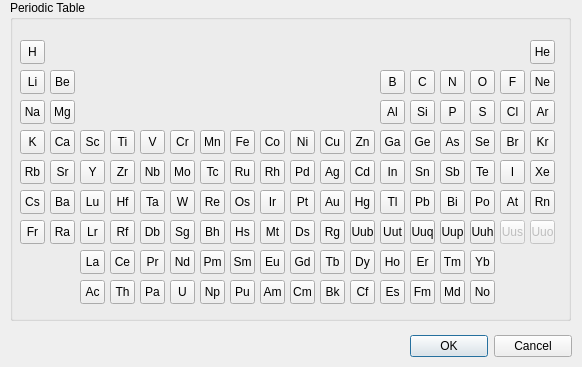
<ui version="4.0" >
 <class>PeriodicTableDialog</class>
 <widget class="QDialog" name="Dialog" >
  <property name="geometry" >
   <rect>
    <x>0</x>
    <y>0</y>
    <width>582</width>
    <height>367</height>
   </rect>
  </property>
  <property name="windowTitle" >
   <string>Dialog</string>
  </property>
  <widget class="QDialogButtonBox" name="buttonBox" >
   <property name="geometry" >
    <rect>
     <x>410</x>
     <y>330</y>
     <width>162</width>
     <height>32</height>
    </rect>
   </property>
   <property name="orientation" >
    <enum>Qt::Horizontal</enum>
   </property>
   <property name="standardButtons" >
    <set>QDialogButtonBox::Cancel|QDialogButtonBox::NoButton|QDialogButtonBox::Ok</set>
   </property>
  </widget>
  <widget class="QGroupBox" name="groupBox" >
   <property name="geometry" >
    <rect>
     <x>10</x>
     <y>0</y>
     <width>561</width>
     <height>321</height>
    </rect>
   </property>
   <property name="title" >
    <string>Periodic Table</string>
   </property>
   <widget class="QToolButton" name="toolButton" >
    <property name="geometry" >
     <rect>
      <x>10</x>
      <y>40</y>
      <width>25</width>
      <height>24</height>
     </rect>
    </property>
    <property name="text" >
     <string>H</string>
    </property>
   </widget>
   <widget class="QToolButton" name="toolButton_2" >
    <property name="geometry" >
     <rect>
      <x>520</x>
      <y>40</y>
      <width>25</width>
      <height>24</height>
     </rect>
    </property>
    <property name="text" >
     <string>He</string>
    </property>
   </widget>
   <widget class="QToolButton" name="toolButton_3" >
    <property name="geometry" >
     <rect>
      <x>10</x>
      <y>70</y>
      <width>25</width>
      <height>24</height>
     </rect>
    </property>
    <property name="text" >
     <string>Li</string>
    </property>
   </widget>
   <widget class="QToolButton" name="toolButton_4" >
    <property name="geometry" >
     <rect>
      <x>40</x>
      <y>70</y>
      <width>25</width>
      <height>24</height>
     </rect>
    </property>
    <property name="text" >
     <string>Be</string>
    </property>
   </widget>
   <widget class="QToolButton" name="toolButton_5" >
    <property name="geometry" >
     <rect>
      <x>370</x>
      <y>70</y>
      <width>25</width>
      <height>24</height>
     </rect>
    </property>
    <property name="text" >
     <string>B</string>
    </property>
   </widget>
   <widget class="QToolButton" name="toolButton_6" >
    <property name="geometry" >
     <rect>
      <x>400</x>
      <y>70</y>
      <width>25</width>
      <height>24</height>
     </rect>
    </property>
    <property name="text" >
     <string>C</string>
    </property>
   </widget>
   <widget class="QToolButton" name="toolButton_7" >
    <property name="geometry" >
     <rect>
      <x>430</x>
      <y>70</y>
      <width>25</width>
      <height>24</height>
     </rect>
    </property>
    <property name="text" >
     <string>N</string>
    </property>
   </widget>
   <widget class="QToolButton" name="toolButton_8" >
    <property name="geometry" >
     <rect>
      <x>460</x>
      <y>70</y>
      <width>25</width>
      <height>24</height>
     </rect>
    </property>
    <property name="text" >
     <string>O</string>
    </property>
   </widget>
   <widget class="QToolButton" name="toolButton_9" >
    <property name="geometry" >
     <rect>
      <x>490</x>
      <y>70</y>
      <width>25</width>
      <height>24</height>
     </rect>
    </property>
    <property name="text" >
     <string>F</string>
    </property>
   </widget>
   <widget class="QToolButton" name="toolButton_10" >
    <property name="geometry" >
     <rect>
      <x>520</x>
      <y>70</y>
      <width>25</width>
      <height>24</height>
     </rect>
    </property>
    <property name="text" >
     <string>Ne</string>
    </property>
   </widget>
   <widget class="QToolButton" name="toolButton_11" >
    <property name="geometry" >
     <rect>
      <x>10</x>
      <y>100</y>
      <width>25</width>
      <height>24</height>
     </rect>
    </property>
    <property name="text" >
     <string>Na</string>
    </property>
   </widget>
   <widget class="QToolButton" name="toolButton_12" >
    <property name="geometry" >
     <rect>
      <x>40</x>
      <y>100</y>
      <width>25</width>
      <height>24</height>
     </rect>
    </property>
    <property name="text" >
     <string>Mg</string>
    </property>
   </widget>
   <widget class="QToolButton" name="toolButton_13" >
    <property name="geometry" >
     <rect>
      <x>370</x>
      <y>100</y>
      <width>25</width>
      <height>24</height>
     </rect>
    </property>
    <property name="text" >
     <string>Al</string>
    </property>
   </widget>
   <widget class="QToolButton" name="toolButton_14" >
    <property name="geometry" >
     <rect>
      <x>400</x>
      <y>100</y>
      <width>25</width>
      <height>24</height>
     </rect>
    </property>
    <property name="text" >
     <string>Si</string>
    </property>
   </widget>
   <widget class="QToolButton" name="toolButton_15" >
    <property name="geometry" >
     <rect>
      <x>430</x>
      <y>100</y>
      <width>25</width>
      <height>24</height>
     </rect>
    </property>
    <property name="text" >
     <string>P</string>
    </property>
   </widget>
   <widget class="QToolButton" name="toolButton_16" >
    <property name="geometry" >
     <rect>
      <x>460</x>
      <y>100</y>
      <width>25</width>
      <height>24</height>
     </rect>
    </property>
    <property name="text" >
     <string>S</string>
    </property>
   </widget>
   <widget class="QToolButton" name="toolButton_17" >
    <property name="geometry" >
     <rect>
      <x>490</x>
      <y>100</y>
      <width>25</width>
      <height>24</height>
     </rect>
    </property>
    <property name="text" >
     <string>Cl</string>
    </property>
   </widget>
   <widget class="QToolButton" name="toolButton_18" >
    <property name="geometry" >
     <rect>
      <x>520</x>
      <y>100</y>
      <width>25</width>
      <height>24</height>
     </rect>
    </property>
    <property name="text" >
     <string>Ar</string>
    </property>
   </widget>
   <widget class="QToolButton" name="toolButton_19" >
    <property name="geometry" >
     <rect>
      <x>10</x>
      <y>130</y>
      <width>25</width>
      <height>24</height>
     </rect>
    </property>
    <property name="text" >
     <string>K</string>
    </property>
   </widget>
   <widget class="QToolButton" name="toolButton_20" >
    <property name="geometry" >
     <rect>
      <x>40</x>
      <y>130</y>
      <width>25</width>
      <height>24</height>
     </rect>
    </property>
    <property name="text" >
     <string>Ca</string>
    </property>
   </widget>
   <widget class="QToolButton" name="toolButton_21" >
    <property name="geometry" >
     <rect>
      <x>70</x>
      <y>130</y>
      <width>25</width>
      <height>24</height>
     </rect>
    </property>
    <property name="text" >
     <string>Sc</string>
    </property>
   </widget>
   <widget class="QToolButton" name="toolButton_22" >
    <property name="geometry" >
     <rect>
      <x>100</x>
      <y>130</y>
      <width>25</width>
      <height>24</height>
     </rect>
    </property>
    <property name="text" >
     <string>Ti</string>
    </property>
   </widget>
   <widget class="QToolButton" name="toolButton_23" >
    <property name="geometry" >
     <rect>
      <x>130</x>
      <y>130</y>
      <width>25</width>
      <height>24</height>
     </rect>
    </property>
    <property name="text" >
     <string>V</string>
    </property>
   </widget>
   <widget class="QToolButton" name="toolButton_24" >
    <property name="geometry" >
     <rect>
      <x>160</x>
      <y>130</y>
      <width>25</width>
      <height>24</height>
     </rect>
    </property>
    <property name="text" >
     <string>Cr</string>
    </property>
   </widget>
   <widget class="QToolButton" name="toolButton_25" >
    <property name="geometry" >
     <rect>
      <x>190</x>
      <y>130</y>
      <width>25</width>
      <height>24</height>
     </rect>
    </property>
    <property name="text" >
     <string>Mn</string>
    </property>
   </widget>
   <widget class="QToolButton" name="toolButton_26" >
    <property name="geometry" >
     <rect>
      <x>220</x>
      <y>130</y>
      <width>25</width>
      <height>24</height>
     </rect>
    </property>
    <property name="text" >
     <string>Fe</string>
    </property>
   </widget>
   <widget class="QToolButton" name="toolButton_27" >
    <property name="geometry" >
     <rect>
      <x>250</x>
      <y>130</y>
      <width>25</width>
      <height>24</height>
     </rect>
    </property>
    <property name="text" >
     <string>Co</string>
    </property>
   </widget>
   <widget class="QToolButton" name="toolButton_28" >
    <property name="geometry" >
     <rect>
      <x>280</x>
      <y>130</y>
      <width>25</width>
      <height>24</height>
     </rect>
    </property>
    <property name="text" >
     <string>Ni</string>
    </property>
   </widget>
   <widget class="QToolButton" name="toolButton_29" >
    <property name="geometry" >
     <rect>
      <x>310</x>
      <y>130</y>
      <width>25</width>
      <height>24</height>
     </rect>
    </property>
    <property name="text" >
     <string>Cu</string>
    </property>
   </widget>
   <widget class="QToolButton" name="toolButton_30" >
    <property name="geometry" >
     <rect>
      <x>340</x>
      <y>130</y>
      <width>25</width>
      <height>24</height>
     </rect>
    </property>
    <property name="text" >
     <string>Zn</string>
    </property>
   </widget>
   <widget class="QToolButton" name="toolButton_31" >
    <property name="geometry" >
     <rect>
      <x>370</x>
      <y>130</y>
      <width>25</width>
      <height>24</height>
     </rect>
    </property>
    <property name="text" >
     <string>Ga</string>
    </property>
   </widget>
   <widget class="QToolButton" name="toolButton_32" >
    <property name="geometry" >
     <rect>
      <x>400</x>
      <y>130</y>
      <width>25</width>
      <height>24</height>
     </rect>
    </property>
    <property name="text" >
     <string>Ge</string>
    </property>
   </widget>
   <widget class="QToolButton" name="toolButton_33" >
    <property name="geometry" >
     <rect>
      <x>430</x>
      <y>130</y>
      <width>25</width>
      <height>24</height>
     </rect>
    </property>
    <property name="text" >
     <string>As</string>
    </property>
   </widget>
   <widget class="QToolButton" name="toolButton_34" >
    <property name="geometry" >
     <rect>
      <x>460</x>
      <y>130</y>
      <width>25</width>
      <height>24</height>
     </rect>
    </property>
    <property name="text" >
     <string>Se</string>
    </property>
   </widget>
   <widget class="QToolButton" name="toolButton_35" >
    <property name="geometry" >
     <rect>
      <x>490</x>
      <y>130</y>
      <width>25</width>
      <height>24</height>
     </rect>
    </property>
    <property name="text" >
     <string>Br</string>
    </property>
   </widget>
   <widget class="QToolButton" name="toolButton_36" >
    <property name="geometry" >
     <rect>
      <x>520</x>
      <y>130</y>
      <width>25</width>
      <height>24</height>
     </rect>
    </property>
    <property name="text" >
     <string>Kr</string>
    </property>
   </widget>
   <widget class="QToolButton" name="toolButton_37" >
    <property name="geometry" >
     <rect>
      <x>10</x>
      <y>160</y>
      <width>25</width>
      <height>24</height>
     </rect>
    </property>
    <property name="text" >
     <string>Rb</string>
    </property>
   </widget>
   <widget class="QToolButton" name="toolButton_38" >
    <property name="geometry" >
     <rect>
      <x>40</x>
      <y>160</y>
      <width>25</width>
      <height>24</height>
     </rect>
    </property>
    <property name="text" >
     <string>Sr</string>
    </property>
   </widget>
   <widget class="QToolButton" name="toolButton_39" >
    <property name="geometry" >
     <rect>
      <x>70</x>
      <y>160</y>
      <width>25</width>
      <height>24</height>
     </rect>
    </property>
    <property name="text" >
     <string>Y</string>
    </property>
   </widget>
   <widget class="QToolButton" name="toolButton_40" >
    <property name="geometry" >
     <rect>
      <x>100</x>
      <y>160</y>
      <width>25</width>
      <height>24</height>
     </rect>
    </property>
    <property name="text" >
     <string>Zr</string>
    </property>
   </widget>
   <widget class="QToolButton" name="toolButton_41" >
    <property name="geometry" >
     <rect>
      <x>130</x>
      <y>160</y>
      <width>25</width>
      <height>24</height>
     </rect>
    </property>
    <property name="text" >
     <string>Nb</string>
    </property>
   </widget>
   <widget class="QToolButton" name="toolButton_42" >
    <property name="geometry" >
     <rect>
      <x>160</x>
      <y>160</y>
      <width>25</width>
      <height>24</height>
     </rect>
    </property>
    <property name="text" >
     <string>Mo</string>
    </property>
   </widget>
   <widget class="QToolButton" name="toolButton_43" >
    <property name="geometry" >
     <rect>
      <x>190</x>
      <y>160</y>
      <width>25</width>
      <height>24</height>
     </rect>
    </property>
    <property name="text" >
     <string>Tc</string>
    </property>
   </widget>
   <widget class="QToolButton" name="toolButton_44" >
    <property name="geometry" >
     <rect>
      <x>220</x>
      <y>160</y>
      <width>25</width>
      <height>24</height>
     </rect>
    </property>
    <property name="text" >
     <string>Ru</string>
    </property>
   </widget>
   <widget class="QToolButton" name="toolButton_45" >
    <property name="geometry" >
     <rect>
      <x>250</x>
      <y>160</y>
      <width>25</width>
      <height>24</height>
     </rect>
    </property>
    <property name="text" >
     <string>Rh</string>
    </property>
   </widget>
   <widget class="QToolButton" name="toolButton_46" >
    <property name="geometry" >
     <rect>
      <x>280</x>
      <y>160</y>
      <width>25</width>
      <height>24</height>
     </rect>
    </property>
    <property name="text" >
     <string>Pd</string>
    </property>
   </widget>
   <widget class="QToolButton" name="toolButton_47" >
    <property name="geometry" >
     <rect>
      <x>310</x>
      <y>160</y>
      <width>25</width>
      <height>24</height>
     </rect>
    </property>
    <property name="text" >
     <string>Ag</string>
    </property>
   </widget>
   <widget class="QToolButton" name="toolButton_48" >
    <property name="geometry" >
     <rect>
      <x>340</x>
      <y>160</y>
      <width>25</width>
      <height>24</height>
     </rect>
    </property>
    <property name="text" >
     <string>Cd</string>
    </property>
   </widget>
   <widget class="QToolButton" name="toolButton_49" >
    <property name="geometry" >
     <rect>
      <x>370</x>
      <y>160</y>
      <width>25</width>
      <height>24</height>
     </rect>
    </property>
    <property name="text" >
     <string>In</string>
    </property>
   </widget>
   <widget class="QToolButton" name="toolButton_50" >
    <property name="geometry" >
     <rect>
      <x>400</x>
      <y>160</y>
      <width>25</width>
      <height>24</height>
     </rect>
    </property>
    <property name="text" >
     <string>Sn</string>
    </property>
   </widget>
   <widget class="QToolButton" name="toolButton_51" >
    <property name="geometry" >
     <rect>
      <x>430</x>
      <y>160</y>
      <width>25</width>
      <height>24</height>
     </rect>
    </property>
    <property name="text" >
     <string>Sb</string>
    </property>
   </widget>
   <widget class="QToolButton" name="toolButton_52" >
    <property name="geometry" >
     <rect>
      <x>460</x>
      <y>160</y>
      <width>25</width>
      <height>24</height>
     </rect>
    </property>
    <property name="text" >
     <string>Te</string>
    </property>
   </widget>
   <widget class="QToolButton" name="toolButton_53" >
    <property name="geometry" >
     <rect>
      <x>490</x>
      <y>160</y>
      <width>25</width>
      <height>24</height>
     </rect>
    </property>
    <property name="text" >
     <string>I</string>
    </property>
   </widget>
   <widget class="QToolButton" name="toolButton_54" >
    <property name="geometry" >
     <rect>
      <x>520</x>
      <y>160</y>
      <width>25</width>
      <height>24</height>
     </rect>
    </property>
    <property name="text" >
     <string>Xe</string>
    </property>
   </widget>
   <widget class="QToolButton" name="toolButton_55" >
    <property name="geometry" >
     <rect>
      <x>10</x>
      <y>190</y>
      <width>25</width>
      <height>24</height>
     </rect>
    </property>
    <property name="text" >
     <string>Cs</string>
    </property>
   </widget>
   <widget class="QToolButton" name="toolButton_56" >
    <property name="geometry" >
     <rect>
      <x>40</x>
      <y>190</y>
      <width>25</width>
      <height>24</height>
     </rect>
    </property>
    <property name="text" >
     <string>Ba</string>
    </property>
   </widget>
   <widget class="QToolButton" name="toolButton_57" >
    <property name="geometry" >
     <rect>
      <x>70</x>
      <y>250</y>
      <width>25</width>
      <height>24</height>
     </rect>
    </property>
    <property name="text" >
     <string>La</string>
    </property>
   </widget>
   <widget class="QToolButton" name="toolButton_58" >
    <property name="geometry" >
     <rect>
      <x>100</x>
      <y>250</y>
      <width>25</width>
      <height>24</height>
     </rect>
    </property>
    <property name="text" >
     <string>Ce</string>
    </property>
   </widget>
   <widget class="QToolButton" name="toolButton_59" >
    <property name="geometry" >
     <rect>
      <x>130</x>
      <y>250</y>
      <width>25</width>
      <height>24</height>
     </rect>
    </property>
    <property name="text" >
     <string>Pr</string>
    </property>
   </widget>
   <widget class="QToolButton" name="toolButton_60" >
    <property name="geometry" >
     <rect>
      <x>160</x>
      <y>250</y>
      <width>25</width>
      <height>24</height>
     </rect>
    </property>
    <property name="text" >
     <string>Nd</string>
    </property>
   </widget>
   <widget class="QToolButton" name="toolButton_61" >
    <property name="geometry" >
     <rect>
      <x>190</x>
      <y>250</y>
      <width>25</width>
      <height>24</height>
     </rect>
    </property>
    <property name="text" >
     <string>Pm</string>
    </property>
   </widget>
   <widget class="QToolButton" name="toolButton_62" >
    <property name="geometry" >
     <rect>
      <x>220</x>
      <y>250</y>
      <width>25</width>
      <height>24</height>
     </rect>
    </property>
    <property name="text" >
     <string>Sm</string>
    </property>
   </widget>
   <widget class="QToolButton" name="toolButton_63" >
    <property name="geometry" >
     <rect>
      <x>250</x>
      <y>250</y>
      <width>25</width>
      <height>24</height>
     </rect>
    </property>
    <property name="text" >
     <string>Eu</string>
    </property>
   </widget>
   <widget class="QToolButton" name="toolButton_64" >
    <property name="geometry" >
     <rect>
      <x>280</x>
      <y>250</y>
      <width>25</width>
      <height>24</height>
     </rect>
    </property>
    <property name="text" >
     <string>Gd</string>
    </property>
   </widget>
   <widget class="QToolButton" name="toolButton_65" >
    <property name="geometry" >
     <rect>
      <x>310</x>
      <y>250</y>
      <width>25</width>
      <height>24</height>
     </rect>
    </property>
    <property name="text" >
     <string>Tb</string>
    </property>
   </widget>
   <widget class="QToolButton" name="toolButton_66" >
    <property name="geometry" >
     <rect>
      <x>340</x>
      <y>250</y>
      <width>25</width>
      <height>24</height>
     </rect>
    </property>
    <property name="text" >
     <string>Dy</string>
    </property>
   </widget>
   <widget class="QToolButton" name="toolButton_67" >
    <property name="geometry" >
     <rect>
      <x>370</x>
      <y>250</y>
      <width>25</width>
      <height>24</height>
     </rect>
    </property>
    <property name="text" >
     <string>Ho</string>
    </property>
   </widget>
   <widget class="QToolButton" name="toolButton_68" >
    <property name="geometry" >
     <rect>
      <x>400</x>
      <y>250</y>
      <width>25</width>
      <height>24</height>
     </rect>
    </property>
    <property name="text" >
     <string>Er</string>
    </property>
   </widget>
   <widget class="QToolButton" name="toolButton_69" >
    <property name="geometry" >
     <rect>
      <x>430</x>
      <y>250</y>
      <width>25</width>
      <height>24</height>
     </rect>
    </property>
    <property name="text" >
     <string>Tm</string>
    </property>
   </widget>
   <widget class="QToolButton" name="toolButton_70" >
    <property name="geometry" >
     <rect>
      <x>460</x>
      <y>250</y>
      <width>25</width>
      <height>24</height>
     </rect>
    </property>
    <property name="text" >
     <string>Yb</string>
    </property>
   </widget>
   <widget class="QToolButton" name="toolButton_71" >
    <property name="geometry" >
     <rect>
      <x>70</x>
      <y>190</y>
      <width>25</width>
      <height>24</height>
     </rect>
    </property>
    <property name="text" >
     <string>Lu</string>
    </property>
   </widget>
   <widget class="QToolButton" name="toolButton_72" >
    <property name="geometry" >
     <rect>
      <x>100</x>
      <y>190</y>
      <width>25</width>
      <height>24</height>
     </rect>
    </property>
    <property name="text" >
     <string>Hf</string>
    </property>
   </widget>
   <widget class="QToolButton" name="toolButton_73" >
    <property name="geometry" >
     <rect>
      <x>130</x>
      <y>190</y>
      <width>25</width>
      <height>24</height>
     </rect>
    </property>
    <property name="text" >
     <string>Ta</string>
    </property>
   </widget>
   <widget class="QToolButton" name="toolButton_74" >
    <property name="geometry" >
     <rect>
      <x>160</x>
      <y>190</y>
      <width>25</width>
      <height>24</height>
     </rect>
    </property>
    <property name="text" >
     <string>W</string>
    </property>
   </widget>
   <widget class="QToolButton" name="toolButton_75" >
    <property name="geometry" >
     <rect>
      <x>190</x>
      <y>190</y>
      <width>25</width>
      <height>24</height>
     </rect>
    </property>
    <property name="text" >
     <string>Re</string>
    </property>
   </widget>
   <widget class="QToolButton" name="toolButton_76" >
    <property name="geometry" >
     <rect>
      <x>220</x>
      <y>190</y>
      <width>25</width>
      <height>24</height>
     </rect>
    </property>
    <property name="text" >
     <string>Os</string>
    </property>
   </widget>
   <widget class="QToolButton" name="toolButton_77" >
    <property name="geometry" >
     <rect>
      <x>250</x>
      <y>190</y>
      <width>25</width>
      <height>24</height>
     </rect>
    </property>
    <property name="text" >
     <string>Ir</string>
    </property>
   </widget>
   <widget class="QToolButton" name="toolButton_78" >
    <property name="geometry" >
     <rect>
      <x>280</x>
      <y>190</y>
      <width>25</width>
      <height>24</height>
     </rect>
    </property>
    <property name="text" >
     <string>Pt</string>
    </property>
   </widget>
   <widget class="QToolButton" name="toolButton_79" >
    <property name="geometry" >
     <rect>
      <x>310</x>
      <y>190</y>
      <width>25</width>
      <height>24</height>
     </rect>
    </property>
    <property name="text" >
     <string>Au</string>
    </property>
   </widget>
   <widget class="QToolButton" name="toolButton_80" >
    <property name="geometry" >
     <rect>
      <x>340</x>
      <y>190</y>
      <width>25</width>
      <height>24</height>
     </rect>
    </property>
    <property name="text" >
     <string>Hg</string>
    </property>
   </widget>
   <widget class="QToolButton" name="toolButton_81" >
    <property name="geometry" >
     <rect>
      <x>370</x>
      <y>190</y>
      <width>25</width>
      <height>24</height>
     </rect>
    </property>
    <property name="text" >
     <string>Tl</string>
    </property>
   </widget>
   <widget class="QToolButton" name="toolButton_82" >
    <property name="geometry" >
     <rect>
      <x>400</x>
      <y>190</y>
      <width>25</width>
      <height>24</height>
     </rect>
    </property>
    <property name="text" >
     <string>Pb</string>
    </property>
   </widget>
   <widget class="QToolButton" name="toolButton_83" >
    <property name="geometry" >
     <rect>
      <x>430</x>
      <y>190</y>
      <width>25</width>
      <height>24</height>
     </rect>
    </property>
    <property name="text" >
     <string>Bi</string>
    </property>
   </widget>
   <widget class="QToolButton" name="toolButton_84" >
    <property name="geometry" >
     <rect>
      <x>460</x>
      <y>190</y>
      <width>25</width>
      <height>24</height>
     </rect>
    </property>
    <property name="text" >
     <string>Po</string>
    </property>
   </widget>
   <widget class="QToolButton" name="toolButton_85" >
    <property name="geometry" >
     <rect>
      <x>490</x>
      <y>190</y>
      <width>25</width>
      <height>24</height>
     </rect>
    </property>
    <property name="text" >
     <string>At</string>
    </property>
   </widget>
   <widget class="QToolButton" name="toolButton_86" >
    <property name="geometry" >
     <rect>
      <x>520</x>
      <y>190</y>
      <width>25</width>
      <height>24</height>
     </rect>
    </property>
    <property name="text" >
     <string>Rn</string>
    </property>
   </widget>
   <widget class="QToolButton" name="toolButton_87" >
    <property name="geometry" >
     <rect>
      <x>10</x>
      <y>220</y>
      <width>25</width>
      <height>24</height>
     </rect>
    </property>
    <property name="text" >
     <string>Fr</string>
    </property>
   </widget>
   <widget class="QToolButton" name="toolButton_88" >
    <property name="geometry" >
     <rect>
      <x>40</x>
      <y>220</y>
      <width>25</width>
      <height>24</height>
     </rect>
    </property>
    <property name="text" >
     <string>Ra</string>
    </property>
   </widget>
   <widget class="QToolButton" name="toolButton_89" >
    <property name="geometry" >
     <rect>
      <x>70</x>
      <y>280</y>
      <width>25</width>
      <height>24</height>
     </rect>
    </property>
    <property name="text" >
     <string>Ac</string>
    </property>
   </widget>
   <widget class="QToolButton" name="toolButton_90" >
    <property name="geometry" >
     <rect>
      <x>100</x>
      <y>280</y>
      <width>25</width>
      <height>24</height>
     </rect>
    </property>
    <property name="text" >
     <string>Th</string>
    </property>
   </widget>
   <widget class="QToolButton" name="toolButton_91" >
    <property name="geometry" >
     <rect>
      <x>130</x>
      <y>280</y>
      <width>25</width>
      <height>24</height>
     </rect>
    </property>
    <property name="text" >
     <string>Pa</string>
    </property>
   </widget>
   <widget class="QToolButton" name="toolButton_92" >
    <property name="geometry" >
     <rect>
      <x>160</x>
      <y>280</y>
      <width>25</width>
      <height>24</height>
     </rect>
    </property>
    <property name="text" >
     <string>U</string>
    </property>
   </widget>
   <widget class="QToolButton" name="toolButton_93" >
    <property name="geometry" >
     <rect>
      <x>190</x>
      <y>280</y>
      <width>25</width>
      <height>24</height>
     </rect>
    </property>
    <property name="text" >
     <string>Np</string>
    </property>
   </widget>
   <widget class="QToolButton" name="toolButton_94" >
    <property name="geometry" >
     <rect>
      <x>220</x>
      <y>280</y>
      <width>25</width>
      <height>24</height>
     </rect>
    </property>
    <property name="text" >
     <string>Pu</string>
    </property>
   </widget>
   <widget class="QToolButton" name="toolButton_95" >
    <property name="geometry" >
     <rect>
      <x>250</x>
      <y>280</y>
      <width>25</width>
      <height>24</height>
     </rect>
    </property>
    <property name="text" >
     <string>Am</string>
    </property>
   </widget>
   <widget class="QToolButton" name="toolButton_96" >
    <property name="geometry" >
     <rect>
      <x>280</x>
      <y>280</y>
      <width>25</width>
      <height>24</height>
     </rect>
    </property>
    <property name="text" >
     <string>Cm</string>
    </property>
   </widget>
   <widget class="QToolButton" name="toolButton_97" >
    <property name="geometry" >
     <rect>
      <x>310</x>
      <y>280</y>
      <width>25</width>
      <height>24</height>
     </rect>
    </property>
    <property name="text" >
     <string>Bk</string>
    </property>
   </widget>
   <widget class="QToolButton" name="toolButton_98" >
    <property name="geometry" >
     <rect>
      <x>340</x>
      <y>280</y>
      <width>25</width>
      <height>24</height>
     </rect>
    </property>
    <property name="text" >
     <string>Cf</string>
    </property>
   </widget>
   <widget class="QToolButton" name="toolButton_99" >
    <property name="geometry" >
     <rect>
      <x>370</x>
      <y>280</y>
      <width>25</width>
      <height>24</height>
     </rect>
    </property>
    <property name="text" >
     <string>Es</string>
    </property>
   </widget>
   <widget class="QToolButton" name="toolButton_100" >
    <property name="geometry" >
     <rect>
      <x>400</x>
      <y>280</y>
      <width>25</width>
      <height>24</height>
     </rect>
    </property>
    <property name="text" >
     <string>Fm</string>
    </property>
   </widget>
   <widget class="QToolButton" name="toolButton_101" >
    <property name="geometry" >
     <rect>
      <x>430</x>
      <y>280</y>
      <width>25</width>
      <height>24</height>
     </rect>
    </property>
    <property name="text" >
     <string>Md</string>
    </property>
   </widget>
   <widget class="QToolButton" name="toolButton_102" >
    <property name="geometry" >
     <rect>
      <x>460</x>
      <y>280</y>
      <width>25</width>
      <height>24</height>
     </rect>
    </property>
    <property name="text" >
     <string>No</string>
    </property>
   </widget>
   <widget class="QToolButton" name="toolButton_103" >
    <property name="geometry" >
     <rect>
      <x>70</x>
      <y>220</y>
      <width>25</width>
      <height>24</height>
     </rect>
    </property>
    <property name="text" >
     <string>Lr</string>
    </property>
   </widget>
   <widget class="QToolButton" name="toolButton_104" >
    <property name="geometry" >
     <rect>
      <x>100</x>
      <y>220</y>
      <width>25</width>
      <height>24</height>
     </rect>
    </property>
    <property name="text" >
     <string>Rf</string>
    </property>
   </widget>
   <widget class="QToolButton" name="toolButton_105" >
    <property name="geometry" >
     <rect>
      <x>130</x>
      <y>220</y>
      <width>25</width>
      <height>24</height>
     </rect>
    </property>
    <property name="text" >
     <string>Db</string>
    </property>
   </widget>
   <widget class="QToolButton" name="toolButton_106" >
    <property name="geometry" >
     <rect>
      <x>160</x>
      <y>220</y>
      <width>25</width>
      <height>24</height>
     </rect>
    </property>
    <property name="text" >
     <string>Sg</string>
    </property>
   </widget>
   <widget class="QToolButton" name="toolButton_107" >
    <property name="geometry" >
     <rect>
      <x>190</x>
      <y>220</y>
      <width>25</width>
      <height>24</height>
     </rect>
    </property>
    <property name="text" >
     <string>Bh</string>
    </property>
   </widget>
   <widget class="QToolButton" name="toolButton_108" >
    <property name="geometry" >
     <rect>
      <x>220</x>
      <y>220</y>
      <width>25</width>
      <height>24</height>
     </rect>
    </property>
    <property name="text" >
     <string>Hs</string>
    </property>
   </widget>
   <widget class="QToolButton" name="toolButton_109" >
    <property name="geometry" >
     <rect>
      <x>250</x>
      <y>220</y>
      <width>25</width>
      <height>24</height>
     </rect>
    </property>
    <property name="text" >
     <string>Mt</string>
    </property>
   </widget>
   <widget class="QToolButton" name="toolButton_110" >
    <property name="geometry" >
     <rect>
      <x>280</x>
      <y>220</y>
      <width>25</width>
      <height>24</height>
     </rect>
    </property>
    <property name="text" >
     <string>Ds</string>
    </property>
   </widget>
   <widget class="QToolButton" name="toolButton_111" >
    <property name="geometry" >
     <rect>
      <x>310</x>
      <y>220</y>
      <width>25</width>
      <height>24</height>
     </rect>
    </property>
    <property name="text" >
     <string>Rg</string>
    </property>
   </widget>
   <widget class="QToolButton" name="toolButton_112" >
    <property name="geometry" >
     <rect>
      <x>340</x>
      <y>220</y>
      <width>25</width>
      <height>24</height>
     </rect>
    </property>
    <property name="text" >
     <string>Uub</string>
    </property>
   </widget>
   <widget class="QToolButton" name="toolButton_113" >
    <property name="geometry" >
     <rect>
      <x>370</x>
      <y>220</y>
      <width>25</width>
      <height>24</height>
     </rect>
    </property>
    <property name="text" >
     <string>Uut</string>
    </property>
   </widget>
   <widget class="QToolButton" name="toolButton_114" >
    <property name="geometry" >
     <rect>
      <x>400</x>
      <y>220</y>
      <width>25</width>
      <height>24</height>
     </rect>
    </property>
    <property name="text" >
     <string>Uuq</string>
    </property>
   </widget>
   <widget class="QToolButton" name="toolButton_115" >
    <property name="geometry" >
     <rect>
      <x>430</x>
      <y>220</y>
      <width>25</width>
      <height>24</height>
     </rect>
    </property>
    <property name="text" >
     <string>Uup</string>
    </property>
   </widget>
   <widget class="QToolButton" name="toolButton_116" >
    <property name="geometry" >
     <rect>
      <x>460</x>
      <y>220</y>
      <width>25</width>
      <height>24</height>
     </rect>
    </property>
    <property name="text" >
     <string>Uuh</string>
    </property>
   </widget>
   <widget class="QToolButton" name="toolButton_117" >
    <property name="enabled" >
     <bool>false</bool>
    </property>
    <property name="geometry" >
     <rect>
      <x>490</x>
      <y>220</y>
      <width>25</width>
      <height>24</height>
     </rect>
    </property>
    <property name="text" >
     <string>Uus</string>
    </property>
   </widget>
   <widget class="QToolButton" name="toolButton_118" >
    <property name="enabled" >
     <bool>false</bool>
    </property>
    <property name="geometry" >
     <rect>
      <x>520</x>
      <y>220</y>
      <width>25</width>
      <height>24</height>
     </rect>
    </property>
    <property name="text" >
     <string>Uuo</string>
    </property>
   </widget>
  </widget>
 </widget>
 <resources/>
 <connections>
  <connection>
   <sender>buttonBox</sender>
   <signal>accepted()</signal>
   <receiver>Dialog</receiver>
   <slot>accept()</slot>
   <hints>
    <hint type="sourcelabel" >
     <x>248</x>
     <y>254</y>
    </hint>
    <hint type="destinationlabel" >
     <x>157</x>
     <y>274</y>
    </hint>
   </hints>
  </connection>
  <connection>
   <sender>buttonBox</sender>
   <signal>rejected()</signal>
   <receiver>Dialog</receiver>
   <slot>reject()</slot>
   <hints>
    <hint type="sourcelabel" >
     <x>316</x>
     <y>260</y>
    </hint>
    <hint type="destinationlabel" >
     <x>286</x>
     <y>274</y>
    </hint>
   </hints>
  </connection>
 </connections>
</ui>
